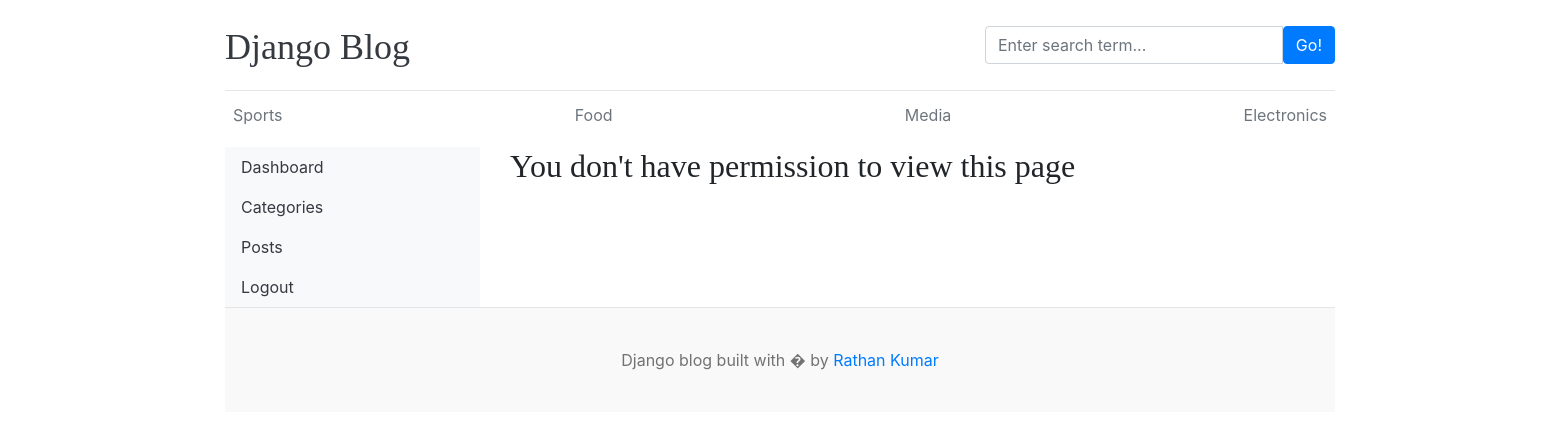
The page /dashboard/users/ on the database its author committed.
### blogs/models.py (models this page shows, shortened)
class Category(models.Model):
    category_name=models.CharField(max_length=50,unique=True)
    created_at=models.DateTimeField(auto_now_add=True)
    updated_at=models.DateTimeField(auto_now=True)
    class Meta:
        verbose_name_plural ='categories'

### dashboard/views.py (the view)
# urls.py: path('users/',views.users,name='users'),
def users(request):
    users = User.objects.all()
    context = {
        'users':users,
    }
    return render(request,'dashboard/users.html',context)

### blogs/context_processors.py (called while the page is built)
def get_categories(request):
    categories=Category.objects.all()
    return dict(categories=categories)

def get_about(request):
    try:
        about_us=About.objects.get()
    except:
        about_us=None
    print(about_us)
    return dict(about=about_us)

### blogs/models.py (called while the page is built)
    def __str__(self):
        return self.about_us[:10]

### templates/dashboard/users.html
{% extends 'base.html' %}
{% block content %}
<div class="row">
      {% include 'dashboard/sidebar.html' %}
     <div class="col-md-9">
        {% if perms.auth.view_user %}
        <h2>All Users</h2>
        <a href="{% url 'add_user' %}" class="btn btn-dark text-light float-rightt mb-2">Add User</a>
        <table class="table table-hover">
            <thead>
                <tr>
                <th >#</th>
                <th >Full Name</th>
                <th >Username</th>
                <th >Email</th>
                <th>Active</th>
                <th>Staff</th>
                <th>Superuser</th>
                <th>Action</th>
                </tr>
            </thead>
            <tbody>
                {% for user in users %}
                <tr>
                <th>{{ forloop.counter }}</th>
                <td>{{ user.first_name }} {{ user.last_name }}</td>
                <td>{{ user.username }}</td>
                <td>{{ user.email }}</td>
                <td>{% if user.is_active %}<i class="fa fa-check text-success">{% else %}<i class="fa fa-times text-danger">{% endif %} </td>
                <td>{% if user.is_staff %}<i class="fa fa-check text-success">{% else %}<i class="fa fa-times text-danger">{% endif %} </td>
                <td>{% if user.is_superuser %}<i class="fa fa-check text-success">{% else %}<i class="fa fa-times text-danger">{% endif %} </td>
                <td>
                    <a href="{% url 'edit_user' user.id %}"><i class="fa fa-edit text-success"></i></a>
                    &nbsp;
                    <a href="{% url 'delete_user' user.id %}"><i class="fa fa-trash text-danger"></i></a>
                </td>
                </tr>
                {% endfor %}
            </tbody>
        </table>
        {% else %}
        <h2>You don't have permission to view this page</h2>
        {% endif %}
     </div>
</div>
{% endblock %}

### templates/base.html (shortened to what this page needs)
{% load static %}
<!DOCTYPE html>
<html lang="en">
<head>
    <link href="https://getbootstrap.com/docs/4.0/dist/css/bootstrap.min.css" rel="stylesheet">
    <link rel="stylesheet" href="https://cdnjs.cloudflare.com/ajax/libs/font-awesome/4.7.0/css/font-awesome.min.css">
    <link href="{% static 'css/blog.css' %}" rel="stylesheet">
  </head>
<body>
    <div class="container">
      <header class="blog-header py-3">
        <div class="row flex-nowrap justify-content-between align-items-center">
          <div class="col-8 pt-1">
            <a class="blog-header-logo text-dark" href="/">Django Blog</a>
          </div>
          <div class="col-4">
            <form action="{% url 'search' %}" method="GET">
              <dic class="input-group">
                <input class="form-control" type="text" name='keyword' placeholder="Enter search term..." aria-label="Enter search term..." aria-describedby="button-search" style="position: center;"/>
                <button type="submit" class="btn btn-primary" id="button-search" type="button">Go!</button>
              </dic>
            </form>
          </div>
          <div class="col-4 d-flex justify-content-end align-items-center">
          </div>
        </div>
      </header>
      <div class="nav-scroller py-1 mb-2">
        <nav class="nav d-flex justify-content-between">
          {% for ct in categories %}
          <a class="p-2 text-muted" href="{% url 'posts_by_category' ct.id %}">{{ct.category_name}}</a>
          {% endfor %}
        </nav>
      </div>
{% block content %}
{% endblock %}
<footer class="blog-footer">
  <p>Django blog built with � by <a href="#">Rathan Kumar</a></p>
</footer>
</body>
</html>

### blog_main/static/css/blog.css (style rules this page uses)
.blog-header { border-bottom: 1px solid #e5e5e5; }
.blog-header-logo { font-family: "Playfair Display", Georgia, "Times New Roman", serif; font-size: 2.25rem; }
h1, h2, h3, h4, h5, h6 { font-family: "Playfair Display", Georgia, "Times New Roman", serif; }
.blog-footer { padding: 2.5rem 0; color: #727272; text-align: center; background-color: #f9f9f9; border-top: .05rem solid #e5e5e5; }
.blog-footer p:last-child { margin-bottom: 0; }

### rows shown on the page
Category: category_name "Sports"
Category: category_name "Food"
Category: category_name "Media"
Category: category_name "Electronics"
